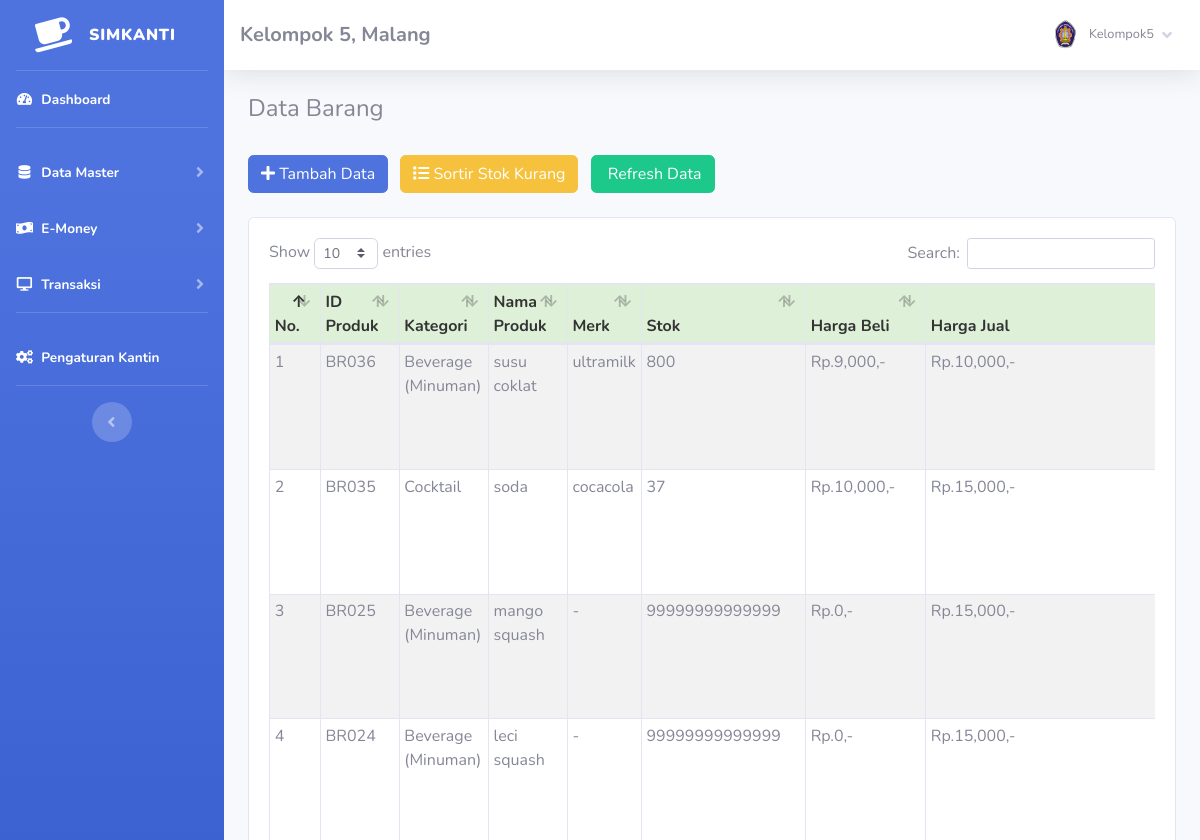
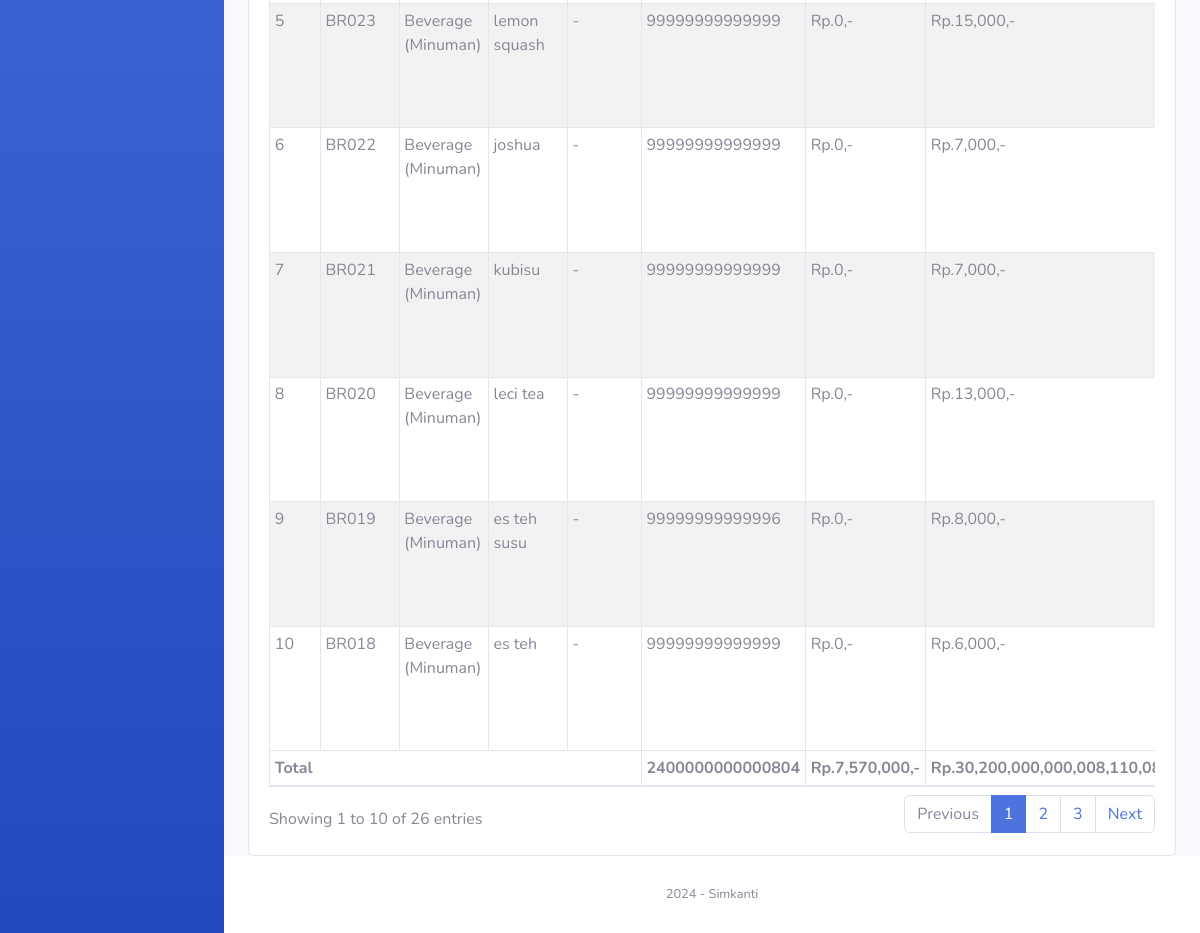
Screenshot of /index.php?page=barang (signed in) with the database file from the repository (2 pictures, top to bottom).
### tables this page shows
CREATE TABLE `toko` (
  `id_toko` int NOT NULL AUTO_INCREMENT,
  `nama_toko` varchar(255) NOT NULL,
  `alamat_toko` text NOT NULL,
  `tlp` varchar(255) NOT NULL,
  `nama_pemilik` varchar(255) NOT NULL,
  PRIMARY KEY (`id_toko`)
);

CREATE TABLE `member` (
  `id_member` int NOT NULL AUTO_INCREMENT,
  `nm_member` varchar(255) NOT NULL,
  `alamat_member` text NOT NULL,
  `telepon` varchar(255) NOT NULL,
  `email` varchar(255) NOT NULL,
  `gambar` text NOT NULL,
  `NIK` text NOT NULL,
  PRIMARY KEY (`id_member`)
);

CREATE TABLE `barang` (
  `id` int NOT NULL AUTO_INCREMENT,
  `id_barang` varchar(255) NOT NULL,
  `id_kategori` int NOT NULL,
  `nama_barang` text NOT NULL,
  `merk` varchar(255) NOT NULL,
  `harga_beli` varchar(255) NOT NULL,
  `harga_jual` varchar(255) NOT NULL,
  `satuan_barang` varchar(255) NOT NULL,
  `stok` text NOT NULL,
  `expired` date NOT NULL,
  `tgl_input` varchar(255) NOT NULL,
  `tgl_update` varchar(255) DEFAULT NULL,
  PRIMARY KEY (`id`)
);

CREATE TABLE `kategori` (
  `id_kategori` int NOT NULL AUTO_INCREMENT,
  `nama_kategori` varchar(255) NOT NULL,
  `tgl_input` varchar(255) NOT NULL,
  PRIMARY KEY (`id_kategori`)
);

### fungsi/view/view.php (called while the page is built, shortened)
<?php
class view
{
    protected $db;
    public function __construct($db)
    {
        $this->db = $db;
    }
    public function member_edit($id)
    {
        $sql = "select member.*, login.*
                from member inner join login on member.id_member = login.id_member
                where member.id_member= ?";
        $row = $this-> db -> prepare($sql);
        $row -> execute(array($id));
        $hasil = $row -> fetch();
        return $hasil;
    }
    public function toko()
    {
        $sql = "select*from toko where id_toko='1'";
        $row = $this-> db -> prepare($sql);
        $row -> execute();
        $hasil = $row -> fetch();
        return $hasil;
    }
    public function barang()
    {
        $sql = "select barang.*, kategori.id_kategori, kategori.nama_kategori
                from barang inner join kategori on barang.id_kategori = kategori.id_kategori
                ORDER BY id DESC";
        $row = $this-> db -> prepare($sql);
        $row -> execute();
        $hasil = $row -> fetchAll();
        return $hasil;
    }
}

### admin/module/barang/index.php (the view, shortened to what this page needs)
   <h4>Data Barang</h4>
   <br />
   <button type="button" class="btn btn-primary btn-md mr-2" data-toggle="modal" data-target="#myModal">
       <i class="fa fa-plus"></i> Tambah Data</button>
   <a href="index.php?page=barang&stok=yes" class="btn btn-warning btn-md mr-2">
       <i class="fa fa-list"></i> Sortir Stok Kurang</a>
   <a href="index.php?page=barang" class="btn btn-success btn-md">
       <i class="fa fa-refresh"></i> Refresh Data</a>
   <br />
   <div class="card card-body">
       <div class="table-responsive">
           <table class="table table-bordered table-striped table-sm" id="example1">
               <thead>
                   <tr style="background:#DFF0D8;color:#333;">
                       <th>No.</th>
                       <th>ID Produk</th>
                       <th>Kategori</th>
                       <th>Nama Produk</th>
                       <th>Merk</th>
                       <th>Stok</th>
                       <th>Harga Beli</th>
                       <th>Harga Jual</th>
                   </tr>
               </thead>
               <tbody>
                   <?php
	$totalBeli = 0;
	$totalJual = 0;
	$totalStok = 0;
	if($_GET['stok'] == 'yes')
	{
		$hasil = $lihat -> barang_stok();
	}else{
		$hasil = $lihat -> barang();
	}
	$no=1;
	foreach($hasil as $isi) {
?>
                   <tr>
                       <td><?php echo $no;?></td>
                       <td><?php echo $isi['id_barang'];?></td>
                       <td><?php echo $isi['nama_kategori'];?></td>
                       <td><?php echo $isi['nama_barang'];?></td>
                       <td><?php echo $isi['merk'];?></td>
                       <td>
                           <?php if($isi['stok'] == '0'){?>
                           <button class="btn btn-danger"> Habis</button>
                           <?php }else{?>
                           <?php echo $isi['stok'];?>
                           <?php }?>
                       </td>
                       <td>Rp.<?php echo number_format($isi['harga_beli']);?>,-</td>
                       <td>Rp.<?php echo number_format($isi['harga_jual']);?>,-</td>
                   </tr>
                   <?php
		$no++;
		$totalBeli += $isi['harga_beli'] * $isi['stok'];
		$totalJual += $isi['harga_jual'] * $isi['stok'];
		$totalStok += $isi['stok'];
	}
?>
               </tbody>
               <tfoot>
                   <tr>
                       <th colspan="5">Total </td>
                       <th><?php echo $totalStok;?></td>
                       <th>Rp.<?php echo number_format($totalBeli);?>,-</td>
                       <th>Rp.<?php echo number_format($totalJual);?>,-</td>
                   </tr>
               </tfoot>
           </table>
       </div>
   </div>

### admin/template/sidebar.php (shortened to what this page needs)
<?php
    $id = $_SESSION['admin']['id_member'];
    $hasil_profil = $lihat -> member_edit($id);
?>
<ul class="navbar-nav bg-gradient-primary sidebar sidebar-dark accordion" id="accordionSidebar">
    <a class="sidebar-brand d-flex align-items-center justify-content-center" href="index.php">
        <div class="sidebar-brand-icon rotate-n-15">
            <i class="fas fa-coffee"></i>
        </div>
        <div class="sidebar-brand-text mx-3"><b>Simkanti</b><sup></sup></div>
    </a>
    <hr class="sidebar-divider my-0">
    <li class="nav-item active">
        <a class="nav-link" href="index.php">
            <i class="fas fa-fw fa-tachometer-alt"></i>
            <span>Dashboard</span></a>
    </li>
    <hr class="sidebar-divider">
    <li class="nav-item active">
        <a class="nav-link collapsed" href="#" data-toggle="collapse" data-target="#collapseTwo" aria-expanded="true"
            aria-controls="collapseTwo">
            <i class="fas fa-fw fa-database"></i>
            <span>Data Master</span>
        </a>
    </li>
    <li class="nav-item active">
        <a class="nav-link collapsed" href="#" data-toggle="collapse" data-target="#collapseee" aria-expanded="true"
            aria-controls="collapseTwo">
            <i class="fas fa-fw fa-money-bill-wave"></i>
            <span>E-Money</span>
        </a>
    </li>
    <li class="nav-item active">
        <a class="nav-link collapsed" href="#" data-toggle="collapse" data-target="#collapse3" aria-expanded="true"
            aria-controls="collapse3">
            <i class="fas fa-fw fa-desktop"></i>
            <span>Transaksi</span>
        </a>
    </li>
    <hr class="sidebar-divider">
    <li class="nav-item active">
        <a class="nav-link" href="index.php?page=pengaturan">
            <i class="fas fa-fw fa-cogs"></i>
            <span>Pengaturan Kantin</span></a>
    </li>
    <hr class="sidebar-divider d-none d-md-block">
    <div class="text-center d-none d-md-inline">
        <button class="rounded-circle border-0" id="sidebarToggle"></button>
    </div>
</ul>
<div id="content-wrapper" class="d-flex flex-column">
    <div id="content">
        <nav class="navbar navbar-expand navbar-light bg-white topbar mb-4 static-top shadow">
            <h5 class="d-lg-block d-none mt-2"><b><?php echo $toko['nama_toko'];?>, <?php echo $toko['alamat_toko'];?></b></h5>
            <ul class="navbar-nav ml-auto">
                <li class="nav-item dropdown no-arrow">
                    <a class="nav-link dropdown-toggle" href="#" id="userDropdown" role="button" data-toggle="dropdown"
                        aria-haspopup="true" aria-expanded="false">
                        <img class="img-profile rounded-circle"
                            src="assets/img/user/<?php echo $hasil_profil['gambar'];?>">
                        <span
                            class="mr-2 d-none d-lg-inline text-gray-600 small ml-2"><?php echo $hasil_profil['nm_member'];?></span>
                        <i class="fas fa-angle-down"></i>
                    </a>
                </li>
            </ul>
        </nav>
        <div class="container-fluid">

### rows the page displays
toko: nama_toko "Kelompok 5", alamat_toko "Malang"
barang: id_barang "BR036", id_kategori.nama_kategori "Beverage (Minuman)", nama_barang "susu coklat", merk "ultramilk", stok "800", harga_beli "9,000", harga_jual "10,000"
barang: id_barang "BR035", id_kategori.nama_kategori "Cocktail", nama_barang "soda", merk "cocacola", stok "37", harga_beli "10,000", harga_jual "15,000"
barang: id_barang "BR025", id_kategori.nama_kategori "Beverage (Minuman)", nama_barang "mango squash", merk "-", stok "99999999999999", harga_beli "0", harga_jual "15,000"
barang: id_barang "BR024", id_kategori.nama_kategori "Beverage (Minuman)", nama_barang "leci squash", merk "-", stok "99999999999999", harga_beli "0", harga_jual "15,000"
barang: id_barang "BR023", id_kategori.nama_kategori "Beverage (Minuman)", nama_barang "lemon squash", merk "-", stok "99999999999999", harga_beli "0", harga_jual "15,000"
barang: id_barang "BR022", id_kategori.nama_kategori "Beverage (Minuman)", nama_barang "joshua", merk "-", stok "99999999999999", harga_beli "0", harga_jual "7,000"
barang: id_barang "BR021", id_kategori.nama_kategori "Beverage (Minuman)", nama_barang "kubisu", merk "-", stok "99999999999999", harga_beli "0", harga_jual "7,000"
barang: id_barang "BR020", id_kategori.nama_kategori "Beverage (Minuman)", nama_barang "leci tea", merk "-", stok "99999999999999", harga_beli "0", harga_jual "13,000"
barang: id_barang "BR019", id_kategori.nama_kategori "Beverage (Minuman)", nama_barang "es teh susu", merk "-", stok "99999999999996", harga_beli "0", harga_jual "8,000"
barang: id_barang "BR018", id_kategori.nama_kategori "Beverage (Minuman)", nama_barang "es teh", merk "-", stok "99999999999999", harga_beli "0", harga_jual "6,000"

### other values shown
$hasil_profil['nm_member'] "Kelompok5"
$totalStok "2400000000000804"
$totalBeli "7,570,000"
